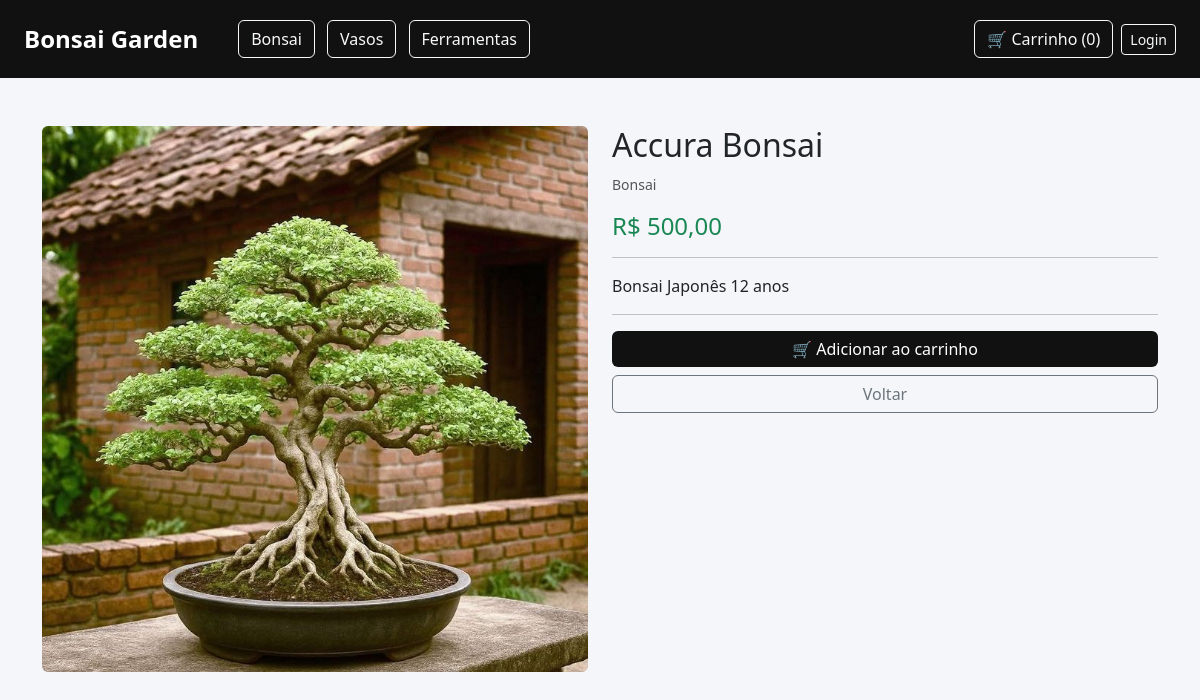
Page /produto/2/ on the committed database.
### produtos/models.py (models this page shows, shortened)
class Categoria(models.Model):
    nome = models.CharField(max_length=100)
    imagem = models.ImageField(upload_to='categorias/')
    destaque_home = models.BooleanField(default=False, verbose_name="Exibir na Home?")
    def __str__(self):
        return self.nome

class Produto(models.Model):
    nome = models.CharField(max_length=100)
    descricao = models.TextField()
    preco = models.DecimalField(max_digits=10, decimal_places=2)
    estoque = models.IntegerField()
    peso = models.DecimalField(max_digits=6, decimal_places=2, default=1.00)
    altura = models.DecimalField(max_digits=6, decimal_places=2, default=20.00)
    largura = models.DecimalField(max_digits=6, decimal_places=2, default=20.00)
    comprimento = models.DecimalField(max_digits=6, decimal_places=2, default=20.00)
    ativo = models.BooleanField(default=True)
    destaque_home = models.BooleanField(default=False, verbose_name="Exibir na Home?")
    imagem = models.ImageField(
        upload_to='produtos/',
        null=True,
        blank=True
    )
    categoria = models.ForeignKey(
        Categoria,
        on_delete=models.CASCADE,
        related_name='produtos',
        null=True,
        blank=True
    )

### produtos/views.py (the view)
def produto_detalhe(request, id):
    produto = get_object_or_404(
        Produto,
        id=id
    )
    categorias = Categoria.objects.all()
    carrinho = limpar_carrinho(
        request.session.get('carrinho', {})
    )
    request.session['carrinho'] = carrinho
    total_itens = sum(carrinho.values())
    return render(request, 'produto.html', {
        'produto': produto,
        'categorias': categorias,
        'total_itens': total_itens
    })

### produtos/views.py (called while the page is built)
def limpar_carrinho(carrinho):
    carrinho_limpo = {}
    for produto_id, quantidade in carrinho.items():
        if Produto.objects.filter(id=produto_id).exists():
            carrinho_limpo[str(produto_id)] = quantidade
    return carrinho_limpo

def dados_carrinho(request):
    carrinho = limpar_carrinho(
        request.session.get('carrinho', {})
    )
    request.session['carrinho'] = carrinho
    total_itens = sum(carrinho.values())
    categorias = Categoria.objects.all()
    return {
        'total_itens': total_itens,
        'categorias': categorias
    }

### templates/produto.html (shortened to what this page needs)
{% extends 'base.html' %}
{% block content %}
<div class="container mt-5">
    <div class="row">
        <div class="col-md-6">
            {% if produto.imagem %}
                <img src="{{ produto.imagem.url }}"
                     class="img-fluid rounded">
            {% endif %}
        </div>
        <div class="col-md-6">
            <h2>{{ produto.nome }}</h2>
            <p class="text-muted">
                <a href="/categoria/{{ produto.categoria.id }}/"
                   class="categoria-link">
                    {{ produto.categoria }}
                </a>
            </p>
            <h4 class="text-success">
                R$ {{ produto.preco }}
            </h4>
            <hr>
            <p>
                {{ produto.descricao }}
            </p>
            <hr>
            <button
                class="btn btn-primary w-100"
                id="addCarrinhoBtn"
                data-id="{{ produto.id }}">
                🛒 Adicionar ao carrinho
            </button>
            <a href="/"
               class="btn btn-outline-secondary w-100 mt-2">
                Voltar
            </a>
        </div>
    </div>
</div>
{% endblock %}

### templates/base.html (shortened to what this page needs)
<!DOCTYPE html>
<html lang="pt-br">
<head>
    <link href="https://cdn.jsdelivr.net/npm/bootstrap@5.3.0/dist/css/bootstrap.min.css" rel="stylesheet">
</head>
<body>
<nav class="navbar navbar-expand-lg px-4 py-3">
    <a class="navbar-brand" href="{% url 'home' %}">
        Bonsai Garden
    </a>
    <div class="ms-4">
        {% for categoria in categorias %}
            <a href="{% url 'produtos_categoria' categoria.id %}"
               class="btn btn-outline-light btn-categoria">
                {{ categoria.nome }}
            </a>
        {% endfor %}
    </div>
    <div class="ms-auto d-flex align-items-center gap-2">
        <a href="{% url 'ver_carrinho' %}" class="btn btn-outline-light">
            🛒 Carrinho
            (<span class="carrinho-count">{{ total_itens|default:0 }}</span>)
        </a>
        {% if user.is_authenticated %}
            <div class="dropdown">
                <button
                    class="btn btn-outline-light dropdown-toggle"
                    type="button"
                    data-bs-toggle="dropdown"
                >
                    👤 Minha Conta
                </button>
                <ul class="dropdown-menu dropdown-menu-end">
                    <li>
                        <a
                            class="dropdown-item"
                            href="{% url 'meus_pedidos' %}"
                        >
                            📋 Meus Pedidos
                        </a>
                    </li>
                    <li>
                        <hr class="dropdown-divider">
                    </li>
                    <li>
                        <form
                            method="post"
                            action="{% url 'logout' %}"
                        >
                            {% csrf_token %}
                            <button
                                type="submit"
                                class="dropdown-item text-danger"
                            >
                                🚪 Sair
                            </button>
                        </form>
                    </li>
                </ul>
            </div>
        {% else %}
            <a
                href="{% url 'login' %}"
                class="btn btn-outline-light btn-sm"
            >
                Login
            </a>
        {% endif %}
    </div>
</nav>
<div class="container-fluid px-4">
    {% block content %}
    {% endblock %}
</div>
</body>
</html>

### templates/base.html (style rules this page uses)
body { background: #f4f6f9; margin: 0; }
.navbar { background: #111; }
.navbar-brand { color: white !important; font-weight: bold; font-size: 24px; }
.btn-categoria { margin-right: 8px; }
.btn-primary { background: #111 !important; border: none !important; }
.categoria-link { text-decoration: none; color: #555; font-size: 14px; }

### rows in the picture
Categoria: nome "Bonsai"
Categoria: nome "Vasos"
Categoria: nome "Ferramentas"
Produto: imagem (picture), nome "Accura Bonsai", categoria "Bonsai", preco "500,00", descricao "Bonsai Japonês 12 anos"

### other values in the picture
{{ total_itens|default:0 }} "0"
